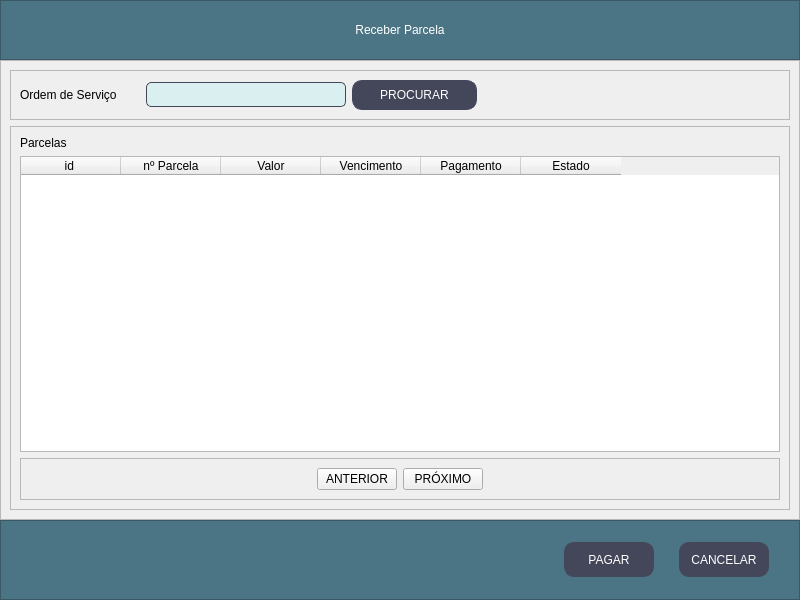
<?xml version="1.0" encoding="UTF-8"?>
<ui version="4.0">
 <class>janela_receber_parcela</class>
 <widget class="QMainWindow" name="janela_receber_parcela">
  <property name="windowModality">
   <enum>Qt::ApplicationModal</enum>
  </property>
  <property name="geometry">
   <rect>
    <x>0</x>
    <y>0</y>
    <width>800</width>
    <height>600</height>
   </rect>
  </property>
  <property name="minimumSize">
   <size>
    <width>800</width>
    <height>600</height>
   </size>
  </property>
  <property name="maximumSize">
   <size>
    <width>800</width>
    <height>600</height>
   </size>
  </property>
  <property name="windowTitle">
   <string>MainWindow</string>
  </property>
  <widget class="QWidget" name="centralwidget">
   <property name="styleSheet">
    <string notr="true">QLineEdit{
	border-radius: 5px;
	border: 0.5px solid #44475a;
	font:11pt &quot;MS Shell Dlg 2&quot;;
	padding: 1px;
	background-color: #DAEFF0;
}

QLineEdit:focus{
	border: 1.5px solid #44475a;
}

QLabel{
	font: 75 11pt &quot;Arial&quot;;
}
QComboBox{
	font: 9pt &quot;MS Shell Dlg 2&quot;;
}
QDateEdit{
	font: 9pt &quot;MS Shell Dlg 2&quot;;
}</string>
   </property>
   <layout class="QVBoxLayout" name="verticalLayout">
    <property name="spacing">
     <number>0</number>
    </property>
    <property name="leftMargin">
     <number>0</number>
    </property>
    <property name="topMargin">
     <number>0</number>
    </property>
    <property name="rightMargin">
     <number>0</number>
    </property>
    <property name="bottomMargin">
     <number>0</number>
    </property>
    <item>
     <widget class="QFrame" name="frame">
      <property name="minimumSize">
       <size>
        <width>0</width>
        <height>60</height>
       </size>
      </property>
      <property name="maximumSize">
       <size>
        <width>16777215</width>
        <height>60</height>
       </size>
      </property>
      <property name="styleSheet">
       <string notr="true">background-color: rgb(75, 117, 132);</string>
      </property>
      <property name="frameShape">
       <enum>QFrame::StyledPanel</enum>
      </property>
      <property name="frameShadow">
       <enum>QFrame::Raised</enum>
      </property>
      <layout class="QHBoxLayout" name="horizontalLayout">
       <property name="leftMargin">
        <number>9</number>
       </property>
       <property name="topMargin">
        <number>9</number>
       </property>
       <item>
        <widget class="QLabel" name="label">
         <property name="minimumSize">
          <size>
           <width>300</width>
           <height>30</height>
          </size>
         </property>
         <property name="maximumSize">
          <size>
           <width>300</width>
           <height>30</height>
          </size>
         </property>
         <property name="styleSheet">
          <string notr="true">font: 87 12pt &quot;Arial Black&quot;;
color: rgb(255, 255, 255);
</string>
         </property>
         <property name="text">
          <string>Receber Parcela</string>
         </property>
         <property name="alignment">
          <set>Qt::AlignCenter</set>
         </property>
        </widget>
       </item>
      </layout>
     </widget>
    </item>
    <item>
     <widget class="QFrame" name="frame_2">
      <property name="minimumSize">
       <size>
        <width>0</width>
        <height>0</height>
       </size>
      </property>
      <property name="frameShape">
       <enum>QFrame::StyledPanel</enum>
      </property>
      <property name="frameShadow">
       <enum>QFrame::Raised</enum>
      </property>
      <property name="lineWidth">
       <number>1</number>
      </property>
      <property name="midLineWidth">
       <number>0</number>
      </property>
      <layout class="QVBoxLayout" name="verticalLayout_3">
       <item>
        <widget class="QFrame" name="frame_4">
         <property name="frameShape">
          <enum>QFrame::StyledPanel</enum>
         </property>
         <property name="frameShadow">
          <enum>QFrame::Raised</enum>
         </property>
         <layout class="QHBoxLayout" name="horizontalLayout_3">
          <item>
           <widget class="QLabel" name="label_2">
            <property name="minimumSize">
             <size>
              <width>120</width>
              <height>0</height>
             </size>
            </property>
            <property name="maximumSize">
             <size>
              <width>120</width>
              <height>16777215</height>
             </size>
            </property>
            <property name="text">
             <string>Ordem de Serviço</string>
            </property>
           </widget>
          </item>
          <item>
           <widget class="QLineEdit" name="line_os">
            <property name="minimumSize">
             <size>
              <width>200</width>
              <height>25</height>
             </size>
            </property>
            <property name="maximumSize">
             <size>
              <width>200</width>
              <height>25</height>
             </size>
            </property>
           </widget>
          </item>
          <item>
           <widget class="QPushButton" name="btn_procurar">
            <property name="styleSheet">
             <string notr="true">QPushButton{
	font: 87 8pt &quot;Arial Black&quot;;
	border: 0.5px solid #44475a;
	border-radius: 10px;
	color: rgb(255, 255, 255);
	background-color: #44475a;
	min-width: 123;
	max-width: 123;
	min-height: 28;
	max-height: 28;
}
QPushButton:hover{
	background-color: #4f5368;
}</string>
            </property>
            <property name="text">
             <string>PROCURAR</string>
            </property>
           </widget>
          </item>
          <item>
           <spacer name="horizontalSpacer_2">
            <property name="orientation">
             <enum>Qt::Horizontal</enum>
            </property>
            <property name="sizeHint" stdset="0">
             <size>
              <width>40</width>
              <height>20</height>
             </size>
            </property>
           </spacer>
          </item>
         </layout>
        </widget>
       </item>
       <item>
        <widget class="QFrame" name="frame_5">
         <property name="frameShape">
          <enum>QFrame::StyledPanel</enum>
         </property>
         <property name="frameShadow">
          <enum>QFrame::Raised</enum>
         </property>
         <layout class="QVBoxLayout" name="verticalLayout_2">
          <item>
           <widget class="QLabel" name="label_3">
            <property name="minimumSize">
             <size>
              <width>120</width>
              <height>0</height>
             </size>
            </property>
            <property name="maximumSize">
             <size>
              <width>120</width>
              <height>16777215</height>
             </size>
            </property>
            <property name="text">
             <string>Parcelas</string>
            </property>
           </widget>
          </item>
          <item>
           <widget class="QTableWidget" name="tab_rec_par">
            <column>
             <property name="text">
              <string>id </string>
             </property>
            </column>
            <column>
             <property name="text">
              <string>nº Parcela</string>
             </property>
            </column>
            <column>
             <property name="text">
              <string>Valor</string>
             </property>
            </column>
            <column>
             <property name="text">
              <string>Vencimento</string>
             </property>
            </column>
            <column>
             <property name="text">
              <string>Pagamento</string>
             </property>
            </column>
            <column>
             <property name="text">
              <string>Estado</string>
             </property>
            </column>
           </widget>
          </item>
          <item>
           <widget class="QFrame" name="frame_6">
            <property name="frameShape">
             <enum>QFrame::StyledPanel</enum>
            </property>
            <property name="frameShadow">
             <enum>QFrame::Raised</enum>
            </property>
            <layout class="QHBoxLayout" name="horizontalLayout_4">
             <item>
              <spacer name="horizontalSpacer_3">
               <property name="orientation">
                <enum>Qt::Horizontal</enum>
               </property>
               <property name="sizeHint" stdset="0">
                <size>
                 <width>40</width>
                 <height>20</height>
                </size>
               </property>
              </spacer>
             </item>
             <item>
              <widget class="QPushButton" name="btn_anterior">
               <property name="text">
                <string>ANTERIOR</string>
               </property>
              </widget>
             </item>
             <item>
              <widget class="QPushButton" name="btn_proximo">
               <property name="text">
                <string>PRÓXIMO</string>
               </property>
              </widget>
             </item>
             <item>
              <spacer name="horizontalSpacer_4">
               <property name="orientation">
                <enum>Qt::Horizontal</enum>
               </property>
               <property name="sizeHint" stdset="0">
                <size>
                 <width>40</width>
                 <height>20</height>
                </size>
               </property>
              </spacer>
             </item>
            </layout>
           </widget>
          </item>
         </layout>
        </widget>
       </item>
      </layout>
     </widget>
    </item>
    <item>
     <widget class="QFrame" name="frame_3">
      <property name="minimumSize">
       <size>
        <width>0</width>
        <height>80</height>
       </size>
      </property>
      <property name="maximumSize">
       <size>
        <width>16777215</width>
        <height>80</height>
       </size>
      </property>
      <property name="styleSheet">
       <string notr="true">background-color: rgb(75, 117, 132);</string>
      </property>
      <property name="frameShape">
       <enum>QFrame::StyledPanel</enum>
      </property>
      <property name="frameShadow">
       <enum>QFrame::Raised</enum>
      </property>
      <layout class="QHBoxLayout" name="horizontalLayout_2">
       <property name="spacing">
        <number>25</number>
       </property>
       <property name="rightMargin">
        <number>30</number>
       </property>
       <item>
        <spacer name="horizontalSpacer">
         <property name="orientation">
          <enum>Qt::Horizontal</enum>
         </property>
         <property name="sizeHint" stdset="0">
          <size>
           <width>276</width>
           <height>20</height>
          </size>
         </property>
        </spacer>
       </item>
       <item>
        <widget class="QPushButton" name="btn_pagar">
         <property name="styleSheet">
          <string notr="true">QPushButton{
	font: 87 8pt &quot;Arial Black&quot;;
	border: 0.5px solid #44475a;
	border-radius: 10px;
	color: rgb(255, 255, 255);
	background-color: #44475a;
	min-width: 88;
	max-width: 88;
	min-height: 33;
	max-height: 33;
}
QPushButton:hover{
	background-color: #4f5368;
}</string>
         </property>
         <property name="text">
          <string>PAGAR</string>
         </property>
        </widget>
       </item>
       <item>
        <widget class="QPushButton" name="btn_cancelar">
         <property name="styleSheet">
          <string notr="true">QPushButton{
	font: 87 8pt &quot;Arial Black&quot;;
	border: 0.5px solid #44475a;
	border-radius: 10px;
	color: rgb(255, 255, 255);
	background-color: #44475a;
	min-width: 88;
	max-width: 88;
	min-height: 33;
	max-height: 33;
}
QPushButton:hover{
	background-color: #4f5368;
}</string>
         </property>
         <property name="text">
          <string>CANCELAR</string>
         </property>
        </widget>
       </item>
      </layout>
     </widget>
    </item>
   </layout>
  </widget>
 </widget>
 <resources/>
 <connections/>
</ui>
